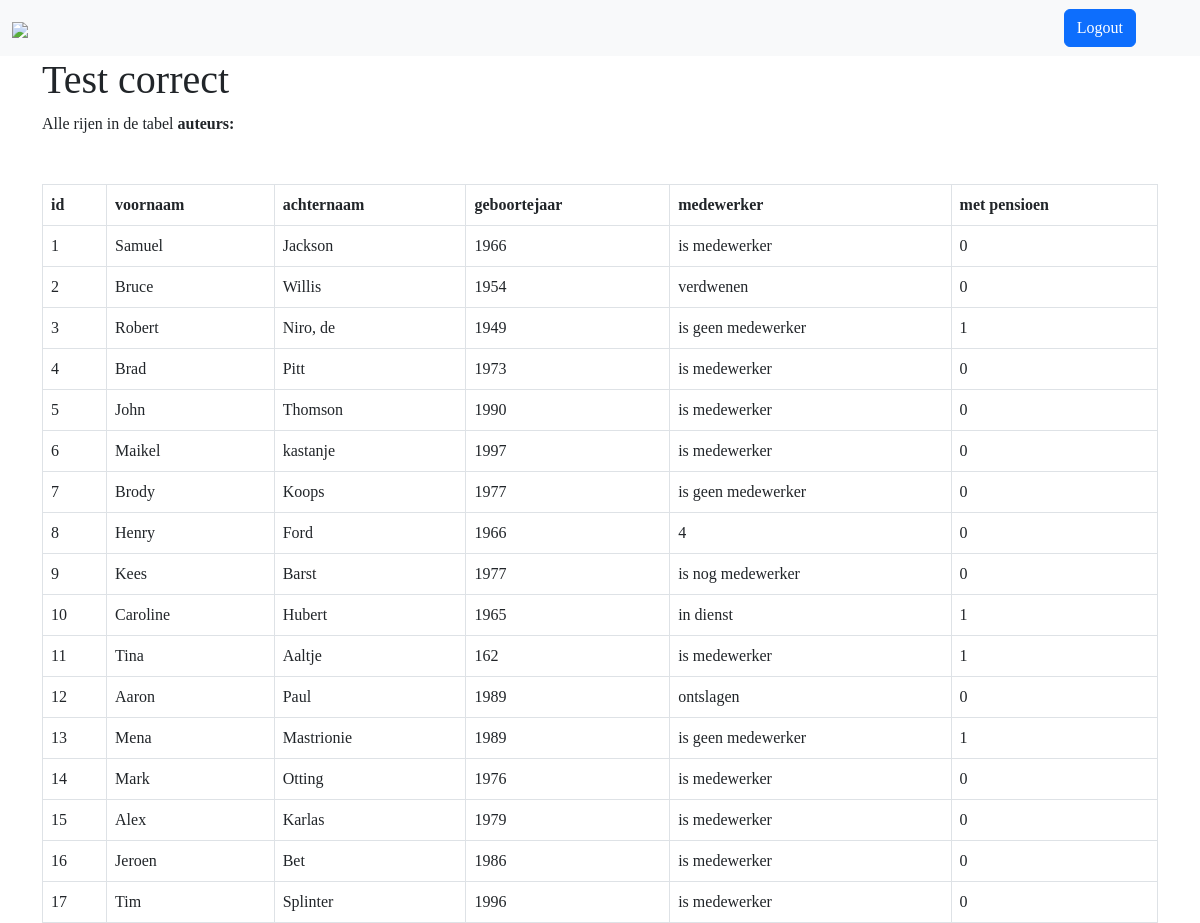
/table_details/auteurs, run on the app's committed database.
### tables this page shows
CREATE TABLE `auteurs` (
  `id` integer NOT NULL
,  `voornaam` varchar(80) NOT NULL
,  `achternaam` varchar(80) NOT NULL
,  `geboortejaar` integer DEFAULT NULL
,  `medewerker` varchar(250) NOT NULL
,  `met pensioen` integer NOT NULL
);

### app.py (the view)
@app.route("/table_details/<table_name>",  methods=['GET', 'POST'])
def table_content(table_name=None):
    if not table_name:
        return "Missing table name", 400  # HTTP 400 = Bad Request
    else:
        print(session.get("type"))
        rows, column_names = dbm.get_table_content(table_name)
        leerdoelen = dbm.alle_leerdoelen()
        return render_template(
            "table_details.html", rows=rows, columns=column_names, table_name=table_name, leerdoelen=leerdoelen, type=session.get("type")
        )

### lib/tablemodel.py (called while the page is built)
    def get_table_content(self, table_name):
        cursor = sqlite3.connect(self.database_file).cursor()
        if (table_name == 'vragen'):
            cursor.execute(f"SELECT vragen.id, leerdoelen.leerdoel, vragen.vraag, voornaam || ' ' || achternaam AS auteurnaam FROM vragen LEFT JOIN leerdoelen ON vragen.leerdoel = leerdoelen.id LEFT JOIN auteurs ON vragen.auteur = auteurs.id LIMIT 70")
        else:
            cursor.execute(f"SELECT * FROM {table_name} LIMIT 40")
        table_headers = [column_name[0] for column_name in cursor.description]
        table_content = cursor.fetchall()
        return table_content, table_headers

    def alle_leerdoelen(self):
        cursor = sqlite3.connect(self.database_file).cursor()
        cursor.execute(f"SELECT id, leerdoel FROM leerdoelen")
        leerdoelen = cursor.fetchall()
        return leerdoelen

### templates/table_details.html (shortened to what this page needs)
<!DOCTYPE html>
<html lang="en">
<head>
  <link href="https://cdn.jsdelivr.net/npm/bootstrap@5.2.3/dist/css/bootstrap.min.css" rel="stylesheet">
  <link rel="stylesheet" href="../static/styling.css">
</head>
<body id="table">
  <nav class="navbar navbar-expand-lg bg-light">
    <div class="container-fluid">
      <a href="/" class="navbar-brand">
        <img src="https://www.test-correct.nl/hubfs/raw_assets/public/test-correct/images/testcorrect-logo.svg" class="nav__logo-large">
      </a>
        <ul class="navbar-nav pe-5">
          {% if type != 0 %}
          <li class="ps-1 pe-1 nav-item">
            <a class="btn btn-primary" aria-current="page" href="/logout">Logout</a>
          </li>
          {% endif %}
        </ul>
    </div>
  </nav>
<main>
    <div id="container" class="container">
    <h1>Test correct</h1>
    <p>Alle rijen in de tabel <b>{{ table_name }}:</b></p>
        <table class="table table-bordered table-hover mt-5">
            <thead>
            <tr>
                {% for column in columns %}
                <th>{{ column }}</th>
                {% endfor %}
            </tr>
            </thead>
            <tbody>
            {% for row in rows %}
            <tr>
                {% for field in row %}
                {% if 'auteurs' in table_name %}
                {% if loop.index == 5 %}
                {% if field == '1' %}
                <td class="medewerker" data-medewerkerid="{{ row[0] }}" data-medewerker="{{ field }}">is medewerker</td>
                {% elif field == '0' %}
                <td class="medewerker" data-medewerkerid="{{ row[0] }}" data-medewerker="{{ field }}">is geen medewerker</td>
                {% else %}
                <td class="medewerker" data-medewerkerid="{{ row[0] }}" data-medewerker="{{ field }}">{{ field }}</td>
                {% endif %}
                {% else %}
                <td>{{ field }}</td>
                {% endif %}
                {% else %}
                <td>{{ field }}</td>
                {% endif %}
                {% endfor %}
            </tr>
            {% endfor %}
            </tbody>
        </table>
    </div>
</main>
</body>
</html>

### static/styling.css (style rules this page uses)
body { margin: 0; padding: 0; font-family: montserrat; height: 100vh; }
body p { font-family: 'Zilla Slab', serif !important; }

### data on the page
auteurs: row "1" "0", voornaam "Samuel", achternaam "Jackson", geboortejaar "1966"
auteurs: row "2" "0", voornaam "Bruce", achternaam "Willis", geboortejaar "1954", medewerker "verdwenen"
auteurs: row "3" "1", voornaam "Robert", achternaam "Niro, de", geboortejaar "1949"
auteurs: row "4" "0", voornaam "Brad", achternaam "Pitt", geboortejaar "1973"
auteurs: row "5" "0", voornaam "John", achternaam "Thomson", geboortejaar "1990"
auteurs: row "6" "0", voornaam "Maikel", achternaam "kastanje", geboortejaar "1997"
auteurs: row "7" "0", voornaam "Brody", achternaam "Koops", geboortejaar "1977"
auteurs: row "8" "0", voornaam "Henry", achternaam "Ford", geboortejaar "1966", row "4"
auteurs: row "9" "0", voornaam "Kees", achternaam "Barst", geboortejaar "1977", medewerker "is nog medewerker"
auteurs: row "10" "1", voornaam "Caroline", achternaam "Hubert", geboortejaar "1965", medewerker "in dienst"
auteurs: row "11" "162" "1", voornaam "Tina", achternaam "Aaltje"
auteurs: row "12" "0", voornaam "Aaron", achternaam "Paul", geboortejaar "1989", medewerker "ontslagen"
auteurs: row "13" "1", voornaam "Mena", achternaam "Mastrionie", geboortejaar "1989"
auteurs: row "14" "0", voornaam "Mark", achternaam "Otting", geboortejaar "1976"
auteurs: row "15" "0", voornaam "Alex", achternaam "Karlas", geboortejaar "1979"
auteurs: row "16" "0", voornaam "Jeroen", achternaam "Bet", geboortejaar "1986"
auteurs: row "17" "0", voornaam "Tim", achternaam "Splinter", geboortejaar "1996"

### other printed values
{{ table_name }} "auteurs"
{{ column }} "id" "voornaam" "achternaam" "geboortejaar" "medewerker" "met pensioen"
